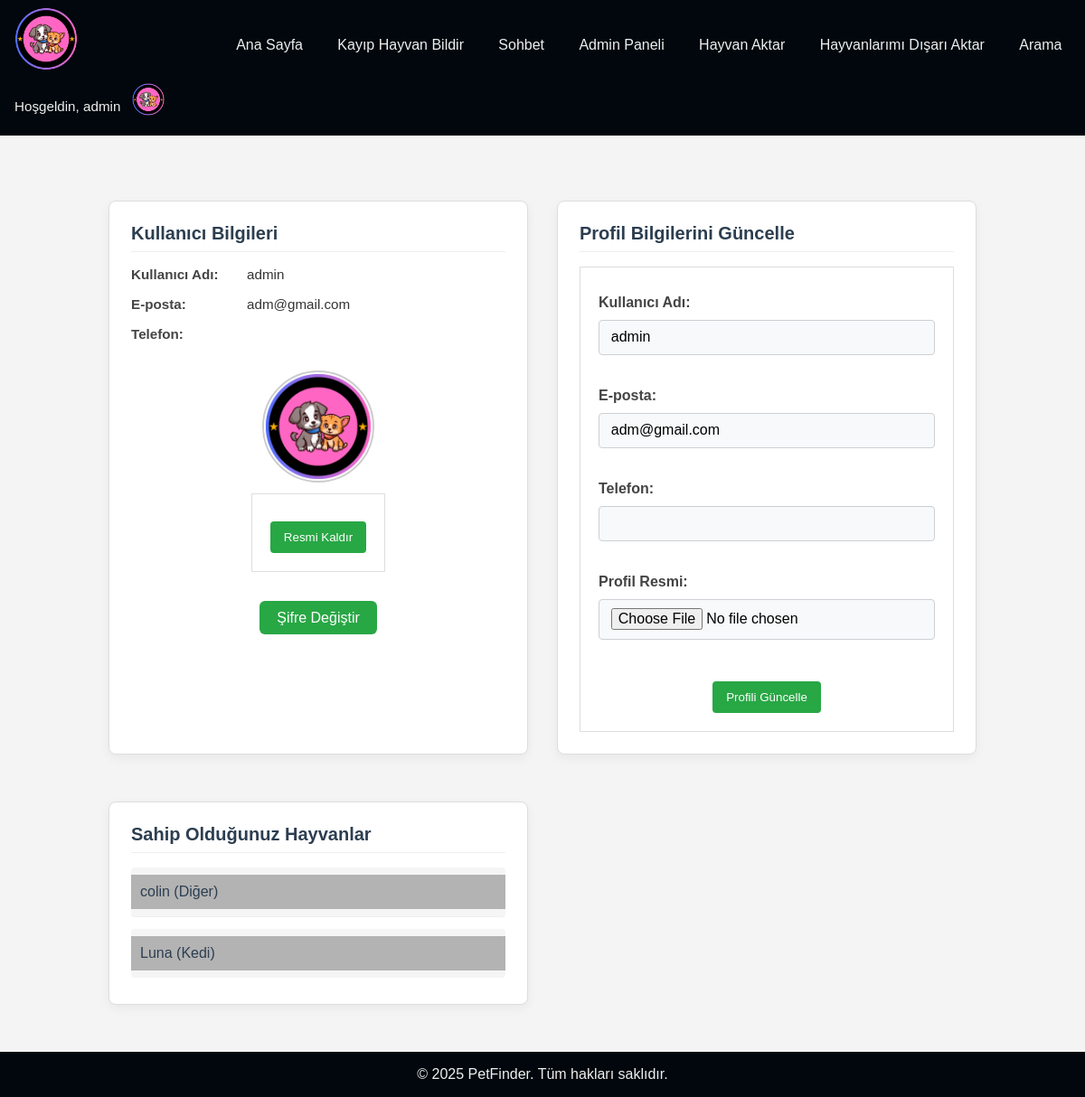
/accounts/profile/ (signed in), run on the app's committed database.
### accounts/models.py (models this page shows, shortened)
class UserProfile(models.Model):
    user = models.OneToOneField(User, on_delete=models.CASCADE, related_name='profile')
    profile_picture = models.ImageField(upload_to='profile_pics/', blank=True)
    contact_number = models.CharField(max_length=20, blank=True)

### mainpage/models.py (models this page shows, shortened)
class Pet(models.Model):
    ANIMAL_TYPES = [('Dog', 'Köpek'), ('Cat', 'Kedi'), ('Bird', 'Kuş'), ('Other', 'Diğer')]
    GENDERS = [('Male', 'Erkek'), ('Female', 'Dişi')]
    STATUS_CHOICES = [('Lost', 'Kayıp'), ('Found', 'Bulundu'), ('Returned', 'Teslim Edildi')]
    name = models.CharField(max_length=100, verbose_name="İsim")
    species = models.CharField(max_length=20, choices=ANIMAL_TYPES, verbose_name="Tür")
    breed = models.CharField(max_length=100, blank=True, verbose_name="Irk")
    age = models.PositiveIntegerField(verbose_name="Yaş")
    gender = models.CharField(max_length=10, choices=GENDERS, verbose_name="Cinsiyet")
    description = models.TextField(blank=True, verbose_name="Açıklama")
    last_seen_location = models.CharField(max_length=255, verbose_name="Son Görülme Yeri")
    last_seen_date = models.DateField(default=datetime.date(2025, 1, 1), verbose_name="Son Görülme Tarihi")
    image = models.ImageField(upload_to='pet_images/', blank=True, null=True, verbose_name="Resim")
    status = models.CharField(max_length=20, choices=STATUS_CHOICES, default='Lost', verbose_name="Durum")
    owner = models.ForeignKey(User, on_delete=models.CASCADE)
    date_reported = models.DateTimeField(auto_now_add=True, verbose_name="Bildirim Tarihi")
    tags = models.ManyToManyField("Tag", blank=True, verbose_name="Etiketler")

### accounts/views.py (the view)
# urls.py: path('profile/', views.profile_view, name='profile'),
@login_required
def profile_view(request):
    user_profile, created = UserProfile.objects.get_or_create(user=request.user)
    if request.method == 'POST':
        form = UserProfileForm(request.POST, request.FILES, instance=user_profile)
        if 'remove_profile_picture' in request.POST:
            if user_profile.profile_picture:
                user_profile.profile_picture.delete(save=False)
                user_profile.profile_picture = None
                user_profile.save()
            messages.success(request, 'Profil resminiz başarıyla kaldırıldı!')
            return redirect('accounts:profile')
        elif form.is_valid():
            new_username = request.POST.get('username')
            new_email = request.POST.get('email')
            if new_username:
                request.user.username = new_username
            if new_email:
                request.user.email = new_email
            request.user.save()
            user_profile.contact_number = form.cleaned_data.get('contact_number', user_profile.contact_number)
            if form.cleaned_data['profile_picture']:
                user_profile.profile_picture = form.cleaned_data['profile_picture']
            user_profile.save()
            messages.success(request, 'Profiliniz başarıyla güncellendi!')
            return redirect('accounts:profile')
        else:
            messages.error(request, 'Lütfen hataları düzeltin.')
    else:
        form = UserProfileForm(instance=user_profile)
    pets = Pet.objects.filter(owner=request.user)
    context = {
        'form': form,
        'user': request.user,
        'pets': pets,
        'user_profile': user_profile,
    }
    return render(request, 'accounts/profile.html', context)

### accounts/forms.py (shortened to what this page needs)
class UserProfileForm(forms.ModelForm):
    class Meta:
        model = UserProfile
        fields = ['profile_picture', 'contact_number']
        widgets = {
            'profile_picture': forms.FileInput(),
        }

### mainpage/context_processors.py (called while the page is built)
def user_profile(request):
    if request.user.is_authenticated:
        try:
            profile = UserProfile.objects.get(user=request.user)
        except UserProfile.DoesNotExist:
            profile = None
    else:
        profile = None
    return {'user_profile': profile}

### accounts/templates/accounts/profile.html (shortened to what this page needs)
{% extends 'mainpage/base.html' %}
{% load static %}
{% block extra_css %}
  <link rel="stylesheet" href="{% static 'mainpage/profile.css' %}">
{% endblock %}
    {% block content %}
  <div class="profile-page">
    <div class="profile-card">
      <h2>Kullanıcı Bilgileri</h2>
      <div class="info-group">
        <span class="info-label">Kullanıcı Adı:</span>
        <span class="info-value">{{ user.username }}</span>
      </div>
      <div class="info-group">
        <span class="info-label">E-posta:</span>
        <span class="info-value">{{ user.email }}</span>
      </div>
      <div class="info-group">
        <span class="info-label">Telefon:</span>
        <span class="info-value">{{ user_profile.contact_number }}</span>
      </div>
      <div class="avatar-wrapper">
        {% if user_profile.profile_picture %}
          <img class="avatar" src="{{ user_profile.profile_picture.url }}" alt="Profil Resmi">
          <form method="post" class="remove-avatar-form">
            <button class="bt red" type="submit" name="remove_profile_picture">Resmi Kaldır</button>
          </form>
        {% else %}
          <img class="avatar" src="{% static 'mainpage/default_profile.jpg' %}" alt="Varsayılan Profil Resmi">
        {% endif %}
      </div>
      <a class="bt green change-pass" href="{% url 'accounts:password_change' %}">Şifre Değiştir</a>
    </div>
    <div class="profile-card">
      <h2>Profil Bilgilerini Güncelle</h2>
      <form method="post" enctype="multipart/form-data" class="update-form">
        <div class="form-group">
          <label for="{{ form.username.id_for_label }}">Kullanıcı Adı:</label>
          <input type="text" name="username" id="{{ form.username.id_for_label }}" value="{{ user.username }}">
        </div>
        <div class="form-group">
          <label for="{{ form.email.id_for_label }}">E-posta:</label>
          <input type="email" name="email" id="{{ form.email.id_for_label }}" value="{{ user.email }}">
        </div>
        <div class="form-group">
          <label for="{{ form.contact_number.id_for_label }}">Telefon:</label>
          <input type="text" name="contact_number" id="{{ form.contact_number.id_for_label }}"
                 value="{{ user_profile.contact_number }}">
        </div>
        <div class="form-group">
          <label for="{{ form.profile_picture.id_for_label }}">Profil Resmi:</label>
          <input type="file" name="profile_picture" id="{{ form.profile_picture.id_for_label }}">
        </div>
        <button class="bt green" type="submit">Profili Güncelle</button>
      </form>
    </div>
    <div class="profile-card">
      <h2>Sahip Olduğunuz Hayvanlar</h2>
      {% if pets %}
        <ul class="pet-list">
          {% for pet in pets %}
            <li class="pet-item">
              <a class="pet-link" href="{% url 'mainpage:pet_detail' pet.pk %}">
                {{ pet.name }} ({{ pet.get_species_display }})
              </a>
            </li>
          {% endfor %}
        </ul>
      {% else %}
        <p class="no-pets">Henüz bir hayvanınız yok.</p>
      {% endif %}
    </div>
  </div>
{% endblock %}

### mainpage/templates/mainpage/base.html (shortened to what this page needs)
{% load static %}
<!DOCTYPE html>
<html lang="en">
<head>
    <link rel="stylesheet" href="{% static 'mainpage/style.css' %}">
     {% block extra_css %}{% endblock %}
    <link href="https://cdn.jsdelivr.net/npm/select2@4.1.0-rc.0/dist/css/select2.min.css" rel="stylesheet" />
</head>
<body>
<nav class="navbar">
    <div class="navbar__logo">
      <a href="{% url 'mainpage:pet_list' %}">
        <img src="{% static 'mainpage/logo.png' %}" alt="PetFinder Logo">
      </a>
    </div>
    <div class="navbar__links">
      <a href="{% url 'mainpage:pet_list' %}">Ana Sayfa</a>
      <a href="{% url 'mainpage:pet_report' %}">Kayıp Hayvan Bildir</a>
      <a href="{% url 'mainpage:chat_list' %}">Sohbet</a>
      {% if user.is_staff %}
        <a href="{% url 'mainpage:admin_views' %}">Admin Paneli</a>
      {% endif %}
      <a href="{% url 'mainpage:import_pets' %}">Hayvan Aktar</a>
      <a href="{% url 'mainpage:export_pets' %}">Hayvanlarımı Dışarı Aktar</a>
      <a href="{% url 'mainpage:pet_search' %}">Arama</a>
    </div>
    <div class="navbar__user">
      {% if user.is_authenticated %}
        <span class="navbar__greeting">Hoşgeldin, {{ user.username }}</span>
        <div class="profile-dropdown">
          <div class="profile-toggle">
            {% if user_profile.profile_picture %}
              <img
                class="navbar__avatar"
                src="{{ user_profile.profile_picture.url }}"
                alt="Profil Resmi"
              >
            {% else %}
              <img
                class="navbar__avatar"
                src="{% static 'mainpage/default_profile.jpg' %}"
                alt="Profil Resmi"
              >
            {% endif %}
          </div>
        </div>
      {% else %}
      <div class="navbar__links">
        <a href="{% url 'accounts:login' %}">Giriş</a>
        <a href="{% url 'accounts:register' %}">Kayıt Ol</a>
      </div>
      {% endif %}
    </div>
  </nav>
   <div class="content">
    {% block content %}{% endblock %}
  </div>
  <footer class="footer">
    <div class="copyright">
      © 2025 PetFinder. Tüm hakları saklıdır.
    </div>
  </footer>
</body>
</html>

### mainpage/static/mainpage/style.css (style rules this page uses)
html, body { margin: 0; padding: 0; height: 100%; }
body { font-family: Arial, sans-serif; margin: 0; padding: 0; background-color: #f4f4f4; display: flex; flex-direction: column; }
.navbar { display: flex; justify-content: space-between; align-items: center; background-color: #01070c; padding: 0.5rem 1rem; flex-wrap: wrap; }
.navbar__logo img { height: 70px; }
.navbar__links { display: flex; gap: 1.2rem; }
.navbar__links a { color: #ecf0f1; text-decoration: none; font-weight: 500; padding: 0.4rem 0.6rem; border-radius: 4px; transition: background 0.2s; }
.navbar__user { display: flex; align-items: center; gap: 0.8rem; }
.navbar__greeting { color: #ecf0f1; font-size: 0.95rem; }
.navbar__avatar { width: 36px; height: 36px; border-radius: 50%; cursor: pointer; }
.profile-dropdown { position: relative; }
.content { flex: 1; padding: 20px; }
h1, h2, h3 { color: #222; }
ul, ol { list-style: none; padding-left: 0; }
ul li, ol li { margin-bottom: 5px; }
form { background-color: #fff; padding: 20px; border: 1px solid #ddd; }
img { max-width: 300px; margin-bottom: 10px; }
input, select, textarea { display: block; width: 100%; margin-bottom: 10px; padding: 5px; border: 1px solid #ccd6dd; border-radius: 4px; background: #f7f9fa; transition: border-color 0.2s; }
button, .bt { background-color: #333; color: #fff; padding: 8px 12px; border: none; border-radius: 6px; cursor: pointer; text-decoration: none; display: inline-block; transition: background 0.2s; }
.bt.green, .green { background-color: #28a745; }
.bt.red, .red { background-color: #dc3545; }
.footer { background: #01070c; color: #ecf0f1; text-align: center; padding: 1rem 0; }
.chat-list, .pet-list { list-style: none; padding: 0; }
.chat-link, .pet-link { display: flex; justify-content: space-between; align-items: center; padding: 10px; color: #333; background-color: #b3b3b3; text-decoration: none; transition: background-color 0.2s; }
.profile-card { background: #fff; padding: 20px; border: 1px solid #ddd; margin-top: 20px; box-shadow: 0 2px 4px rgba(0,0,0,0.1); border-radius: 8px; }
.profile-card h2 { margin-top: 0; padding-bottom: 10px; border-bottom: 1px solid #eee; }
.profile-card label { display: block; margin-top: 10px; font-weight: bold; }
.profile-card input[type="text"], .profile-card input[type="email"], .profile-card input[type="file"] { width: 100%; padding: 8px; margin: 5px 0 10px; border: 1px solid #ccc; border-radius: 4px; box-sizing: border-box; }
.profile-card button[type="submit"] { background-color: #28a745; color: #fff; padding: 10px 15px; border: none; border-radius: 4px; cursor: pointer; margin-top: 10px; }
.profile-card .bt.green { display: block; margin: 20px auto 0; }
.profile-card ul { list-style: none; padding: 0; }
.profile-card ul li { padding: 8px 0; border-bottom: 1px solid #eee; }
.profile-card ul li:last-child { border-bottom: none; }

### data on the page
UserProfile: profile_picture (picture)
Pet: name "colin", species "Diğer"
Pet: name "Luna", species "Kedi"

### other printed values
{{ user.username }} "admin"
{{ user.email }} "adm@gmail.com"
